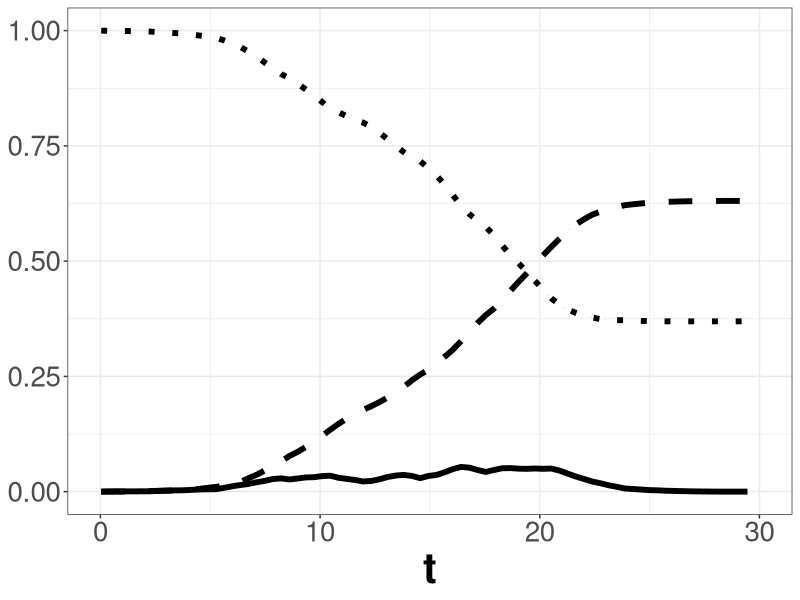

Generate this figure with R: (Note: this script raises an error after producing the figure.)
#setwd('~/Desktop/evoSIR-DOmath')
setwd('~/evosir')
library(ggplot2)
rm(list = ls())
if(FALSE){
#DIFFEQ WITH REWIRING
#observed epidemic size over time with rewiring
theorydata <- read.csv('theory/ODE3.csv')
realtimeode3rewire <- ggplot(theorydata, aes(t)) + 
  stat_smooth(aes(y = S), method = "loess", size = 2, span=0.05, linetype="dotted", color="black") +
  stat_smooth(aes(y = I), method = "loess", size = 2, span=0.05, linetype="solid", color="black") +
  stat_smooth(aes(y = R), method = "loess", size = 2, span=0.05, linetype="dashed", color="black") +
  theme_bw() +
  theme(axis.text=element_text(size=20),
        axis.title=element_text(size=30,face="bold")) +
  xlim(0,6)
  labs(y = NULL)
ggsave("paper_plots/realtimeode3.jpg", plot = realtimeode3rewire, device="jpg")#,path = "~/Desktop/evoSIR-DOmath/paper_plots")
#theoretical epidemic size over time with rewiring
simulationdata <- read.csv('data/realconsttime.csv')
realtimesimgraphrewire <- ggplot(simulationdata, aes(t)) + 
  stat_smooth(aes(y = s), method = "loess", size = 2, span=0.001, linetype="dotted", color="black") +
  stat_smooth(aes(y = i), method = "loess", size = 2, span=0.001, linetype="solid", color="black") +
  stat_smooth(aes(y = r), method = "loess", size = 2, span=0.001, linetype="dashed", color="black") +
  theme_bw() +
  theme(axis.text=element_text(size=20),
        axis.title=element_text(size=30,face="bold")) +
  xlim(0,6)
  labs(y = NULL)
ggsave("paper_plots/realconsttimesimgraph.jpg", plot = realtimesimgraphrewire, device="jpg")#,path = "~/Desktop/evoSIR-DOmath/paper_plots")
#END DIFFEQ WITH REWIRING
}
#observed epidemic size at crit val exp time
simulationdata <- read.csv('data/critvalsim.csv')
simulationdata$s = simulationdata$s/simulationdata$n
simulationdata$i = simulationdata$i/simulationdata$n
simulationdata$r = simulationdata$r/simulationdata$n
realtimeode3rewire <- ggplot(simulationdata, aes(t)) + 
  stat_smooth(aes(y = s), method = "loess", size = 2, span=0.001, linetype="dotted", color="black") +
  stat_smooth(aes(y = i), method = "loess", size = 2, span=0.001, linetype="solid", color="black") +
  stat_smooth(aes(y = r), method = "loess", size = 2, span=0.001, linetype="dashed", color="black") +
  theme_bw() +
  theme(axis.text=element_text(size=20),
        axis.title=element_text(size=30,face="bold")) +
  xlim(0,30) +
  labs(y = NULL)
ggsave("paper_plots/critval.jpg", plot = realtimeode3rewire, device="jpg")#,path = "~/Desktop/evoSIR-DOmath/paper_plots")
#observed epidemic size at crit val const time
simulationdata <- read.csv('data/realconsttime.csv')
simulationdata$s = simulationdata$s
simulationdata$i = simulationdata$i
simulationdata$r = simulationdata$r
realtimeode3rewire <- ggplot(simulationdata, aes(t)) + 
  stat_smooth(aes(y = s), method = "loess", size = 2, span=0.001, linetype="dotted", color="black") +
  stat_smooth(aes(y = i), method = "loess", size = 2, span=0.001, linetype="solid", color="black") +
  stat_smooth(aes(y = r), method = "loess", size = 2, span=0.001, linetype="dashed", color="black") +
  theme_bw() +
  theme(axis.text=element_text(size=20),
        axis.title=element_text(size=30,face="bold")) +
  xlim(0,20) +
  labs(y = NULL)
ggsave("paper_plots/consttimecritval.jpg", plot = realtimeode3rewire, device="jpg")#,path = "~/Desktop/evoSIR-DOmath/paper_plots")
#observed epidemic size over time without rewiring
theorydata <- read.csv('theory/ODE3.csv')
realtimeode3rewire <- ggplot(theorydata, aes(t)) + 
  stat_smooth(aes(y = S), method = "loess", size = 2, span=0.05, linetype="dotted", color="black") +
  stat_smooth(aes(y = I), method = "loess", size = 2, span=0.05, linetype="solid", color="black") +
  stat_smooth(aes(y = R), method = "loess", size = 2, span=0.05, linetype="dashed", color="black") +
  theme_bw() +
  theme(axis.text=element_text(size=20),
        axis.title=element_text(size=30,face="bold")) +
  xlim(0,8) +
  labs(y = NULL)
ggsave("paper_plots/realtimeode3.jpg", plot = realtimeode3rewire, device="jpg")#,path = "~/Desktop/evoSIR-DOmath/paper_plots")
#theoretical epidemic size over time
simulationdata <- read.csv('data/realexptime.csv')
simulationdata$s = simulationdata$s/simulationdata$n
simulationdata$i = simulationdata$i/simulationdata$n
simulationdata$r = simulationdata$r/simulationdata$n
realtimesimgraphrewire <- ggplot(simulationdata, aes(t)) + 
  stat_smooth(aes(y = s), method = "loess", size = 2, span=0.01, linetype="dotted", color="black") +
  stat_smooth(aes(y = i), method = "loess", size = 2, span=0.01, linetype="solid", color="black") +
  stat_smooth(aes(y = r), method = "loess", size = 2, span=0.01, linetype="dashed", color="black") +
  theme_bw() +
  theme(axis.text=element_text(size=20),
        axis.title=element_text(size=30,face="bold")) +
  xlim(0,8) +
  labs(y = NULL)
ggsave("paper_plots/realtimesimgraph.jpg", plot = realtimesimgraphrewire, device="jpg")#,path = "~/Desktop/evoSIR-DOmath/paper_plots")
#epidemic size vs lambda constant time
plot.new()
simdata <- read.csv('data/consttime.csv')
simdata <- simdata[simdata$rho == 4,]
simdata <- simdata[simdata$n == 100000,]
simdata <- simdata[(simdata$lambda < 1.4) & (simdata$lambda > .5),]
ode <- read.csv('theory/constrho4.csv')
lowerbound <- read.csv('theory/constrho4lower.csv')
consttimelambda <- ggplot() +
  geom_point(aes(simdata$lambda,1-simdata$S)) +
  geom_vline(xintercept = 1.0084) +
  labs(y = "Size of Epidemic", x = expression(lambda)) +
  title("Constant Time Recovery Size of Epidemic vs lambda") +
  geom_line(aes(lowerbound$lambda,1-lowerbound$z),linetype = "solid",size = 2) +
  geom_line(aes(ode$lambda,ode$t), linetype = "dotted",size = 2) +
  xlim(.5,1.4) +
  theme_bw()+
  theme(axis.text=element_text(size=20),
        axis.title=element_text(size=30,face="bold"))
ggsave("paper_plots/consttimelambda.jpg", plot = consttimelambda, device="jpg")#,path = "~/Desktop/evoSIR-DOmath/paper_plots")
#epidemic size vs lambda exponential time
simdata <- read.csv('data/exptime.csv')
simdata <- simdata[simdata$rho == 4,]
simdata <- simdata[simdata$n == 100000,]
simdata <- simdata[(simdata$lambda < 2) & (simdata$lambda > 0.0),]
lowerbound <- read.csv('theory/exprho4genfunc.csv')
ode <- read.csv('theory/exprho4size.csv')
newode <- read.csv('theory/ode3withrewiring.csv')
newode <- newode[newode$rho == 4,]
#newode <- head(newode,-2)
exptimelambda <- ggplot() +
  geom_point(aes(simdata$lambda,1-simdata$S)) +
  geom_vline(xintercept = 1.25) +
  labs(y = "Size of Epidemic", x = expression(lambda)) +
  title("Exponential Time Recovery Size of Epidemic vs lambda") +
  geom_line(aes(lowerbound$lambda,1-lowerbound$z),linetype = "solid",size = 2) +
  geom_line(aes(ode$lambda,ode$t), linetype = "dotted",size = 2) +
  geom_line(aes(newode$lambda,newode$R), linetype = "dashed",size = 2) +
  theme_bw()+
  theme(axis.text=element_text(size=20),
        axis.title=element_text(size=30,face="bold")) +
  xlim(0,2)
ggsave("paper_plots/exptimelambda.jpg", plot = exptimelambda, device="jpg")#,path = "~/Desktop/evoSIR-DOmath/paper_plots")
